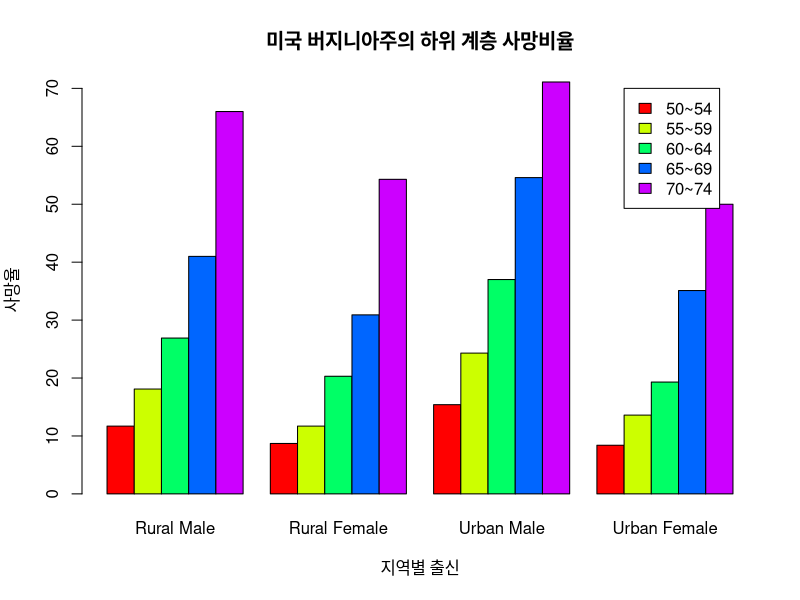

Write the R code that produced this figure.
# 데이터 셋 시각화
# 미국 버지니아주의 하위계층 사망율
data("VADeaths")
VADeaths

#  Rural Male Rural Female Urban Male Urban Female
# 50-54       11.7          8.7       15.4          8.4
# 55-59       18.1         11.7       24.3         13.6
# 60-64       26.9         20.3       37.0         19.3
# 65-69       41.0         30.9       54.6         35.1
# 70-74       66.0         54.3       71.1         50.0

table(VADeaths)
# beside : TRUE(그룹 막대 그래프형), FALSE(누적막대형)
barplot(VADeaths, beside=T, col = rainbow(5),
        xlab = "지역별 출신",
        ylab ="사망율",
        main="미국 버지니아주의 하위 계층 사망비율")

#범례표시
legend(20, 70, c("50~54", "55~59", "60~64", "65~69", "70~74"),
       fill = rainbow(5))
